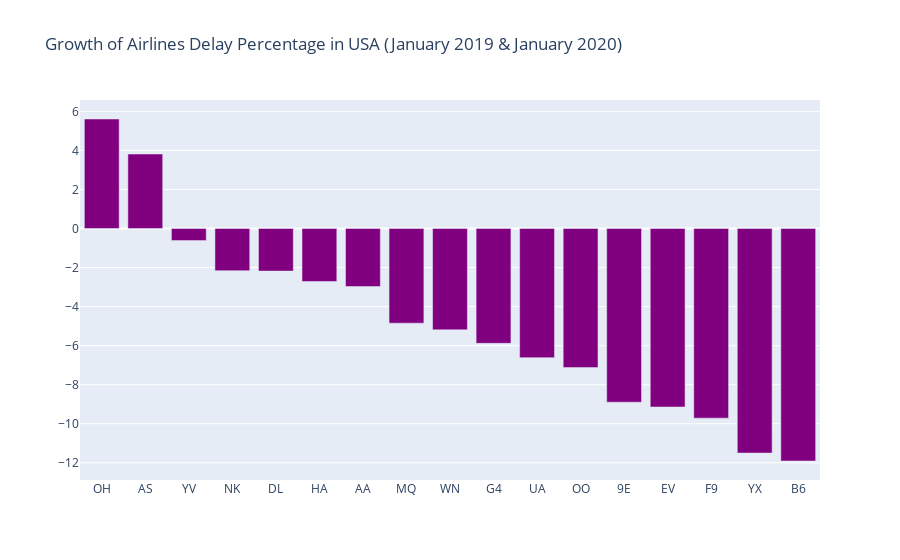

Here is the notebook cell this chart was saved with:
### Code cell
import plotly.graph_objects as go
fig = go.Figure()
fig.add_trace(go.Bar(
    x=growth.sort_values(by='GROWTH', ascending=False)['AIRLINES'].values,
    y=growth.sort_values(by='GROWTH', ascending=False)['GROWTH'].values,
    marker_color='purple'
))

fig.update_layout(barmode='group',
                 title = 'Growth of Airlines Delay Percentage in USA (January 2019 & January 2020)')
fig.show()

### Figure 1 — Plotly figure (JSON) as saved in the notebook; plotly's stock layout.template omitted (floating-point values rounded to 4 significant figures)
{"data": [{"marker": {"color": "purple"}, "type": "bar", "x": ["OH", "AS", "YV", "NK", "DL", "HA", "AA", "MQ", "WN", "G4", "UA", "OO", "9E", "EV", "F9", "YX", "B6"], "y": [5.609, 3.814, -0.6187, -2.161, -2.181, -2.714, -2.972, -4.846, -5.19, -5.882, -6.614, -7.122, -8.895, -9.141, -9.712, -11.5, -11.91]}], "layout": {"autosize": true, "barmode": "group", "title": {"text": "Growth of Airlines Delay Percentage in USA (January 2019 & January 2020)"}, "xaxis": {"autorange": true, "range": [-0.5, 16.5], "type": "category"}, "yaxis": {"autorange": true, "range": [-12.88, 6.582], "type": "linear"}}}
